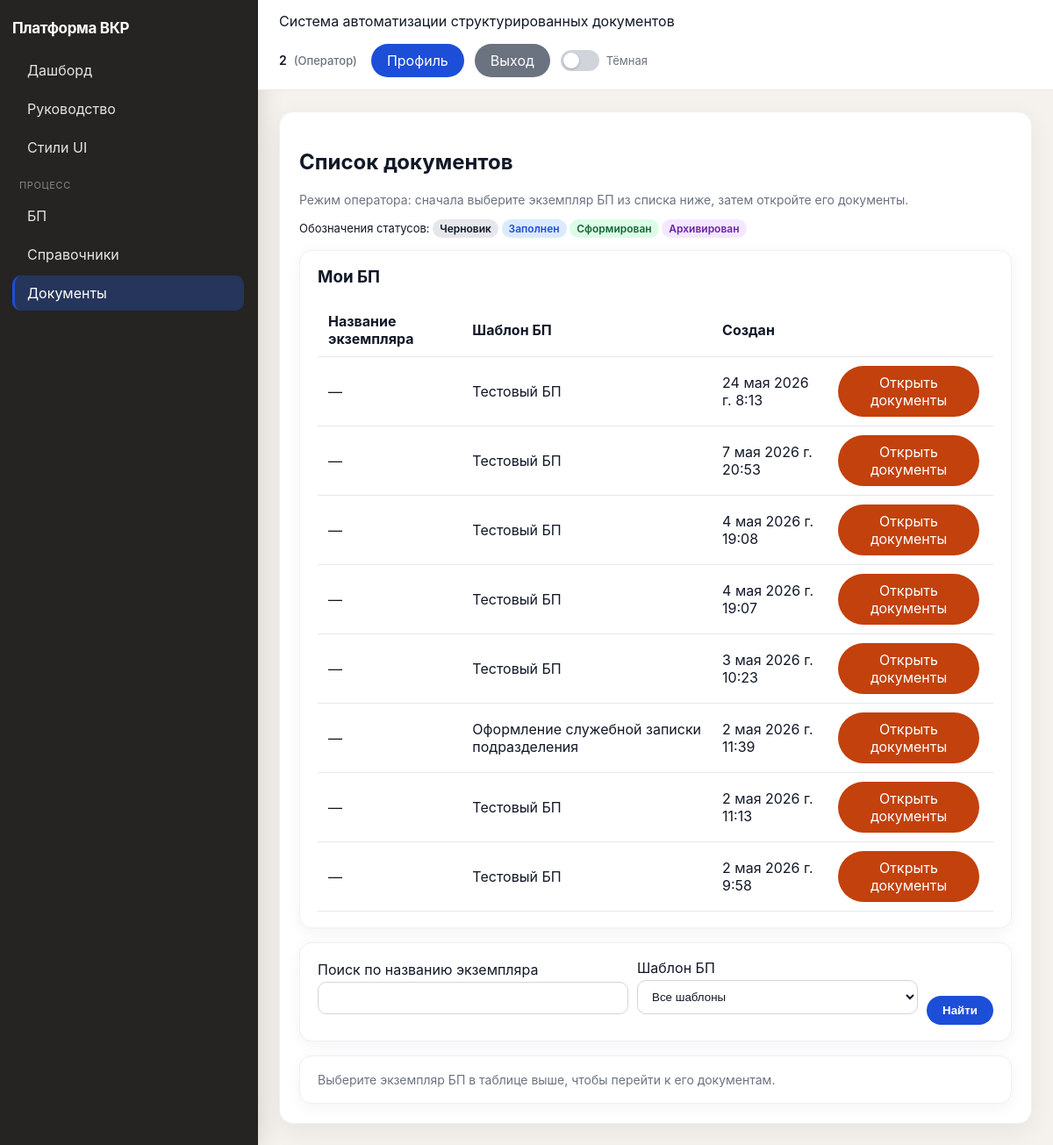
The page /ui/documents/ (signed in) on the database its author committed.
### apps/users/models.py (models this page shows, shortened)
class Users(models.Model):
    user_id = models.BigAutoField(primary_key=True)
    login = models.CharField(max_length=150, unique=True)
    full_name = models.CharField(max_length=255)
    password = models.CharField(max_length=255, default="changeme")
    password_hash = models.CharField(max_length=255, blank=True)
    role_id = models.ForeignKey("roles.Roles", on_delete=models.PROTECT, related_name="users")
    class Meta:
        db_table = "Users"

### apps/roles/models.py (models this page shows, shortened)
class Roles(models.Model):
    role_id = models.BigAutoField(primary_key=True)
    role_name = models.CharField(max_length=50, unique=True)
    description = models.TextField(blank=True)
    class Meta:
        db_table = "Roles"

### apps/bpm/models.py (models this page shows, shortened)
class BusinessProcessInstance(models.Model):
    STATUS_DRAFT = "draft"
    STATUS_IN_PROGRESS = "in_progress"
    STATUS_COMPLETED = "completed"
    STATUS_CHOICES = (
        (STATUS_DRAFT, "draft"),
        (STATUS_IN_PROGRESS, "in_progress"),
        (STATUS_COMPLETED, "completed"),
    )
    bpi_id = models.BigAutoField(primary_key=True)
    instance_name = models.CharField(
        max_length=255,
        blank=True,
        help_text="Название экземпляра БП, которое задаёт оператор при запуске.",
    )
    business_process_template = models.ForeignKey(
        BusinessProcessTemplate,
        on_delete=models.PROTECT,
        related_name="instances",
    )
    user = models.ForeignKey("users.Users", on_delete=models.PROTECT, related_name="bpm_instances")
    production_object = models.ForeignKey(
        "templates_cfg.ProductionObjects",
        on_delete=models.PROTECT,
        related_name="bpm_instances",
    )
    legacy_process = models.ForeignKey(
        "processes.Processes",
        on_delete=models.PROTECT,
        related_name="bpm_instances",
        help_text="Дублирует шаблон: для поля Documents.process_id",
    )
    status = models.CharField(max_length=20, choices=STATUS_CHOICES, default=STATUS_IN_PROGRESS)
    current_step_order = models.PositiveIntegerField(default=1)
    context_json = models.TextField(default="{}")
    dictionary_lookup_key = models.CharField(
        max_length=255,
        blank=True,
        help_text="Ключ поиска в справочнике (например название подразделения)",
    )
    dictionary_record = models.ForeignKey(
        DictionaryRecord,
        on_delete=models.SET_NULL,
        null=True,
        blank=True,
        related_name="bpm_instances",
        help_text="Выбранная запись справочника при запуске БП",
    )
    created_at = models.DateTimeField(auto_now_add=True)
    class Meta:
        db_table = "BusinessProcessInstances"
        ordering = ("-created_at",)

class BusinessProcessTemplate(models.Model):
    bpt_id = models.BigAutoField(primary_key=True)
    name = models.CharField(max_length=255)
    description = models.TextField(blank=True)
    legacy_process = models.ForeignKey(
        "processes.Processes",
        on_delete=models.PROTECT,
        related_name="business_templates",
        help_text="Процесс из базовой модели: нужен для совместимости с Documents.process_id",
    )
    objects_dictionary = models.ForeignKey(
        "ReferenceDictionary",
        on_delete=models.SET_NULL,
        null=True,
        blank=True,
        related_name="bpm_templates_as_objects",
        help_text="Справочник объектов: запись при запуске БП становится производственным объектом документов.",
    )
    class Meta:
        db_table = "BusinessProcessTemplates"

### apps/documents/views.py (the view, shortened to what this page needs)
# urls.py: path("ui/documents/", UIDocumentListView.as_view(), name="ui-documents"),
class UIDocumentListView(LoginRequiredRoleMixin, View):
    allowed_roles = {"ADMIN", "SPECIALIST", "OPERATOR"}
    def get(self, request):
        queryset = Documents.objects.select_related("document_type_id", "user_id", "object_id")
        status_filter = request.GET.get("status")
        query = request.GET.get("q", "").strip()
        process_id = request.GET.get("process_id")
        bpi_id = request.GET.get("bpi_id")
        bpt_id = request.GET.get("bpt_id")
        role_name = request.enterprise_user.role_id.role_name
        if role_name == "OPERATOR":
            queryset = queryset.filter(user_id=request.enterprise_user)
        selected_instance = None
        instance_rows = []
        operator_templates = []
        if role_name == "OPERATOR":
            instance_qs = (
                BusinessProcessInstance.objects.filter(user=request.enterprise_user)
                .select_related("business_process_template")
                .order_by("-created_at")
            )
            operator_templates = list(
                BusinessProcessInstance.objects.filter(user=request.enterprise_user)
                .select_related("business_process_template")
                .values(
                    "business_process_template_id",
                    "business_process_template__name",
                )
                .distinct()
                .order_by("business_process_template__name")
            )
            if query:
                instance_qs = instance_qs.filter(instance_name__icontains=query)
            if bpt_id:
                instance_qs = instance_qs.filter(business_process_template_id=bpt_id)
            instance_rows = list(instance_qs)
        else:
            if status_filter:
                queryset = queryset.filter(status=status_filter)
            if process_id:
                queryset = queryset.filter(process_id_id=process_id)
        if query and role_name != "OPERATOR":
            queryset = queryset.filter(Q(document_type_id__name__icontains=query) | Q(generated_html__icontains=query))
        documents = list(
            queryset.select_related(
                "document_type_id",
                "user_id",
                "object_id",
                "bpm_document_slot__business_process_instance__business_process_template",
            )[:100]
        )
        if role_name == "OPERATOR" and not selected_instance:
            documents = []
        return render(
            request,
            "ui/document_list.html",
            {
                "documents": documents,
                "processes": Processes.objects.all(),
                "bpi_id": bpi_id or "",
                "instance_rows": instance_rows,
                "selected_instance": selected_instance,
                "bpt_id": bpt_id or "",
                "operator_templates": operator_templates,
            },
        )

### templates/ui/document_list.html (shortened to what this page needs)
{% extends "ui/base.html" %}
{% load ui_labels %}
{% block content %}
<h2>Список документов</h2>
{% if current_enterprise_user.role_id.role_name == "OPERATOR" %}
<p class="text-muted">Режим оператора: сначала выберите экземпляр БП из списка ниже, затем откройте его документы.</p>
{% endif %}
<div style="margin:8px 0 14px 0; font-size:13px;">
  Обозначения статусов:
  <span class="status-pill status-draft">Черновик</span>
  <span class="status-pill status-filled">Заполнен</span>
  <span class="status-pill status-generated">Сформирован</span>
  <span class="status-pill status-archived">Архивирован</span>
</div>
{% if current_enterprise_user.role_id.role_name == "OPERATOR" and not selected_instance %}
<div class="card" style="margin-bottom:16px;">
  <h3 style="margin-top:0;">Мои БП</h3>
  <table class="zebra">
    <thead>
      <tr><th>Название экземпляра</th><th>Шаблон БП</th><th>Создан</th><th></th></tr>
    </thead>
    <tbody>
      {% for inst in instance_rows %}
      <tr>
        <td>{{ inst.instance_name|default:"—" }}</td>
        <td>{{ inst.business_process_template.name }}</td>
        <td>{{ inst.created_at }}</td>
        <td><a href="{% url 'ui-documents' %}?bpi_id={{ inst.bpi_id }}" class="btn btn-edit btn-inline btn-pill">Открыть документы</a></td>
      </tr>
      {% empty %}
      <tr><td colspan="4">Экземпляров БП пока нет</td></tr>
      {% endfor %}
    </tbody>
  </table>
</div>
{% endif %}
{% if current_enterprise_user.role_id.role_name == "OPERATOR" and not selected_instance %}
<form method="get" class="card" style="margin-bottom:16px; display:grid; grid-template-columns: 1fr 320px auto; gap:10px; align-items:end;">
    <div style="min-width:0;">
      <label>Поиск по названию экземпляра</label>
      <input name="q" value="{{ request.GET.q }}" />
    </div>
    <div>
      <label>Шаблон БП</label>
      <select name="bpt_id">
        <option value="">Все шаблоны</option>
      </select>
    </div>
    <button type="submit" class="btn btn-save btn-pill">Найти</button>
</form>
{% endif %}
{% if current_enterprise_user.role_id.role_name == "OPERATOR" and not selected_instance %}
<div class="card">
  <p class="text-muted" style="margin:0;">Выберите экземпляр БП в таблице выше, чтобы перейти к его документам.</p>
</div>
{% endif %}
{% endblock %}

### templates/ui/base.html (shortened to what this page needs)
<!doctype html>
<html lang="ru">
<head>
</head>
{% load ui_labels %}
<body>
<div class="layout">
    <aside class="sidebar">
        <div class="brand">Платформа ВКР</div>
        <nav class="menu">
            <a href="/" class="{% if request.path == '/' %}active{% endif %}">Дашборд</a>
            <a href="/ui/help/" class="{% if '/ui/help/' in request.path %}active{% endif %}">Руководство</a>
            {% if current_enterprise_user %}
            <a href="{% url 'ui-system-styleguide' %}" class="{% if '/ui/system/styleguide' in request.path %}active{% endif %}">Стили UI</a>
                {% if current_enterprise_user.role_id.role_name == "ADMIN" %}
                    <div class="menu-title">Основное</div>
                    <a href="/ui/users/" class="{% if '/ui/users/' in request.path %}active{% endif %}">Пользователи</a>
                    <a href="/ui/roles/" class="{% if '/ui/roles/' in request.path %}active{% endif %}">Роли</a>
                    <a href="/ui/documents/" class="{% if '/ui/documents/' in request.path %}active{% endif %}">Документы</a>
                    <div class="menu-title">Контроль</div>
                    <a href="/ui/logs/" class="{% if '/ui/logs/' in request.path %}active{% endif %}">Журнал операций</a>
                {% else %}
                    <div class="menu-title">Процесс</div>
                    <a href="/ui/bpm/run/" class="{% if '/ui/bpm/run' in request.path or '/ui/bpm/start' in request.path or '/ui/bpm/instance/' in request.path %}active{% endif %}">БП</a>
                    <a href="/ui/bpm/dictionaries/" class="{% if '/ui/bpm/dictionaries' in request.path %}active{% endif %}">Справочники</a>
                    <a href="/ui/documents/" class="{% if '/ui/documents/' in request.path %}active{% endif %}">Документы</a>
                {% endif %}
            {% endif %}
        </nav>
    </aside>
    <main class="main">
        <div class="topbar">
            <div>
                Система автоматизации структурированных документов
            </div>
            <div class="topbar-user">
                {% if current_enterprise_user %}
                    <span class="topbar-user-meta">
                        <strong>{{ current_enterprise_user.full_name }}</strong>
                        <span class="topbar-user-role">({{ current_enterprise_user.role_id.role_name|role_ru }})</span>
                    </span>
                    <div class="topbar-actions">
                        <a href="/profile/" class="btn btn-save btn-pill btn-inline">Профиль</a>
                        <a href="/logout/" class="btn btn-back btn-pill btn-inline">Выход</a>
                        <label class="theme-toggle" title="Тёмная тема">
                            <span class="theme-toggle-track" aria-hidden="true"></span>
                            <span class="theme-toggle-label">Тёмная</span>
                        </label>
                    </div>
                {% else %}
                    <a href="/login/" class="btn btn-save btn-pill">Вход</a>
                {% endif %}
            </div>
        </div>
        <div class="content">
            <div class="panel">
                {% block content %}{% endblock %}
            </div>
        </div>
    </main>
</div>
</body>
</html>

### rows shown on the page
Users: full_name "2", role_id.role_name|role_ru "Оператор"
BusinessProcessInstance: instance_name "—", business_process_template.name "Тестовый БП", created_at "24 мая 2026 г. 8:13"
BusinessProcessInstance: instance_name "—", business_process_template.name "Тестовый БП", created_at "7 мая 2026 г. 20:53"
BusinessProcessInstance: instance_name "—", business_process_template.name "Тестовый БП", created_at "4 мая 2026 г. 19:08"
BusinessProcessInstance: instance_name "—", business_process_template.name "Тестовый БП", created_at "4 мая 2026 г. 19:07"
BusinessProcessInstance: instance_name "—", business_process_template.name "Тестовый БП", created_at "3 мая 2026 г. 10:23"
BusinessProcessInstance: instance_name "—", business_process_template.name "Оформление служебной записки подразделения", created_at "2 мая 2026 г. 11:39"
BusinessProcessInstance: instance_name "—", business_process_template.name "Тестовый БП", created_at "2 мая 2026 г. 11:13"
BusinessProcessInstance: instance_name "—", business_process_template.name "Тестовый БП", created_at "2 мая 2026 г. 9:58"
